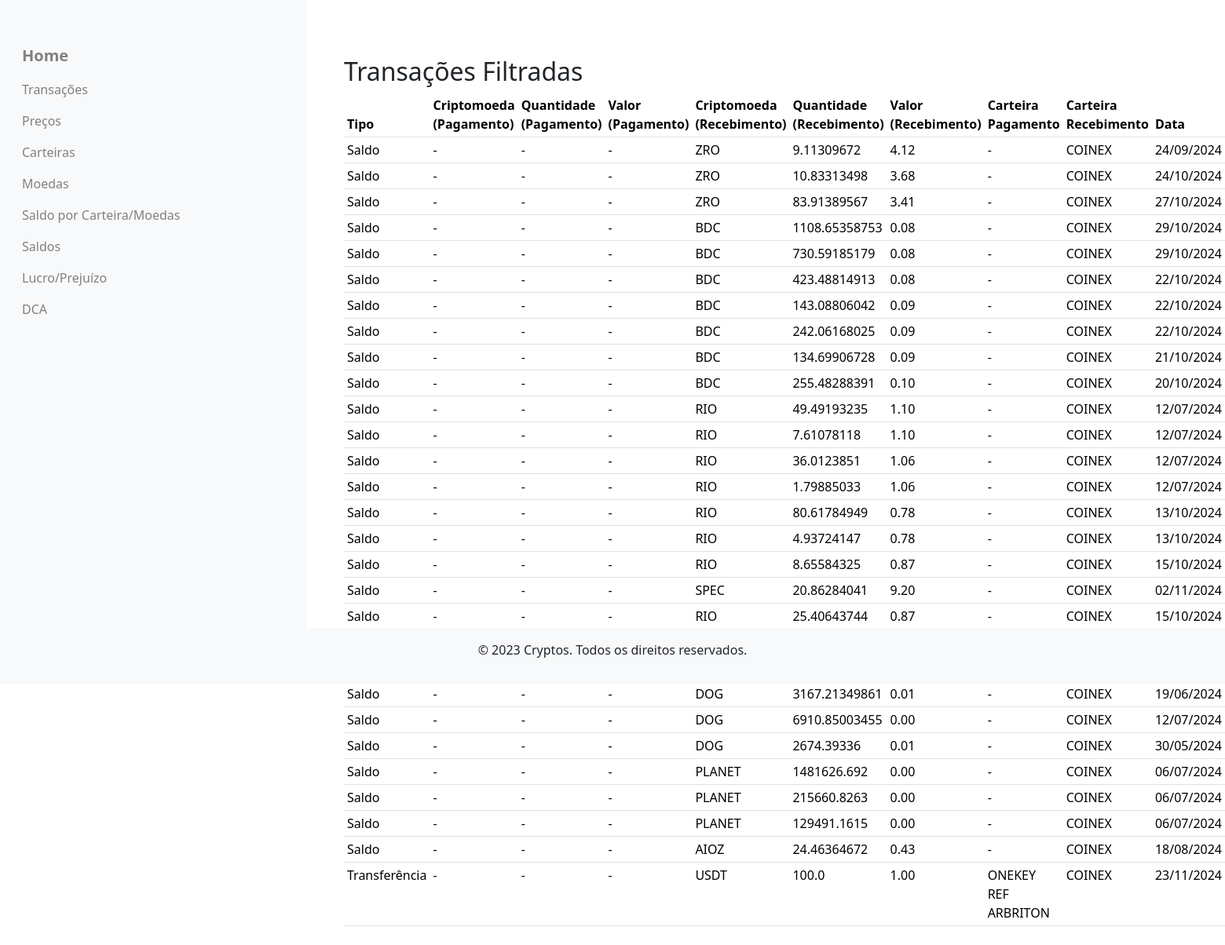
The app's page /filter_results?receiving_wallet_id=1 (signed in), older data.
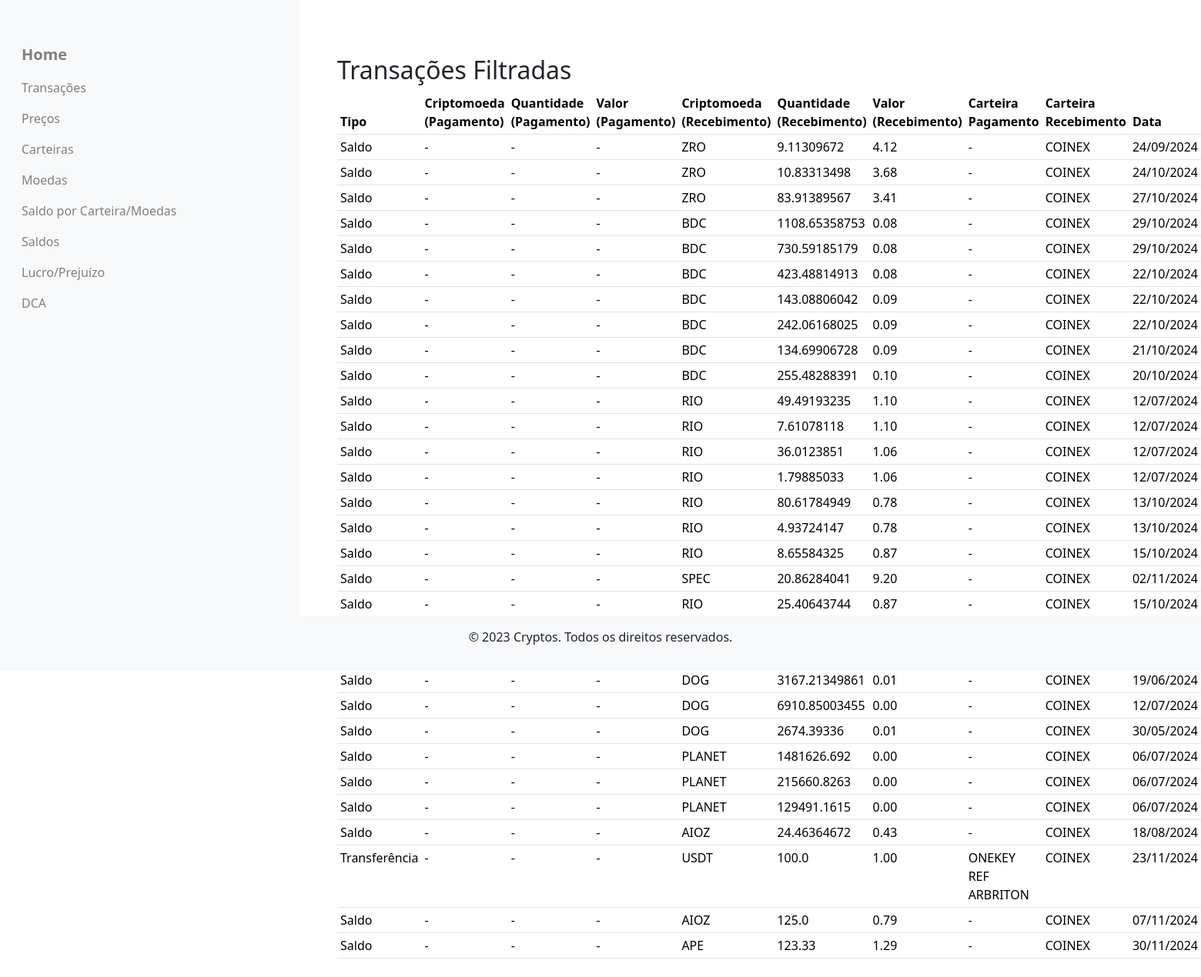
The same page, newer data.
### criptoControl/models.py (models this page shows)
class Transaction(db.Model):
    __tablename__ = 'transactions'
    transactions_id = db.Column(db.Integer, primary_key=True)
    transaction_type = db.Column(db.String, nullable=False)
    transaction_date = db.Column(db.Date, nullable=False, default=datetime.now)
    payment_wallet_id = db.Column(db.Integer, db.ForeignKey('wallets.wallet_id'), nullable=True)
    payment_wallet = db.relationship('Wallet', foreign_keys=[payment_wallet_id], backref='transactions')
    receiving_wallet_id = db.Column(db.Integer, db.ForeignKey('wallets.wallet_id'), nullable=True)
    receiving_wallet = db.relationship('Wallet', foreign_keys=[receiving_wallet_id], backref='received_transactions')
    crypto_payment_id = db.Column(db.Integer, db.ForeignKey('cryptocurrencies.crypto_id'), nullable=True)
    crypto_payment = db.relationship('Cryptocurrency', foreign_keys=[crypto_payment_id])
    crypto_payment_price = db.Column(db.Float, nullable=True)
    crypto_payment_quantity = db.Column(db.Float, nullable=True)
    total_paid = db.Column(db.Float, nullable=True)
    crypto_receive_id = db.Column(db.Integer, db.ForeignKey('cryptocurrencies.crypto_id'), nullable=True)
    crypto_receive = db.relationship('Cryptocurrency', foreign_keys=[crypto_receive_id])  # Corrigido para usar crypto_receive_id
    crypto_receive_price = db.Column(db.Float, nullable=True)
    crypto_receive_quantity = db.Column(db.Float, nullable=True)
    total_received = db.Column(db.Float, nullable=True)
    crypto_fee_id = db.Column(db.Integer, db.ForeignKey('cryptocurrencies.crypto_id'), nullable=True)
    crypto_fee = db.relationship('Cryptocurrency', foreign_keys=[crypto_fee_id])
    crypto_fee_price = db.Column(db.Float, nullable=True)
    crypto_fee_quantity = db.Column(db.Float, nullable=True)
    total_fee = db.Column(db.Float, nullable=True)

class Cryptocurrency(db.Model):
    __tablename__ = 'cryptocurrencies'
    crypto_id = db.Column(db.Integer, primary_key=True)
    crypto_name = db.Column(db.String, unique=True, nullable=False)
    crypto_symbol = db.Column(db.String, unique=True, nullable=False)
    crypto_status = db.Column(db.String(1), nullable=False, default='N')
    balances = db.relationship('WalletBalance', back_populates='cryptocurrency')
    """
    Representa uma criptomoeda no sistema.

    A classe Cryptocurrency mapeia para a tabela 'cryptocurrencies' no banco de dados e contém
    informações sobre as criptomoedas, incluindo nome, símbolo e status. Também define um relacionamento
    com a tabela 'WalletBalance', permitindo acessar os saldos das criptomoedas nas carteiras dos usuários.

    Atributos:
        crypto_id (int): Identificador único da criptomoeda (chave primária).
        crypto_name (str): Nome da criptomoeda (ex: Bitcoin, Ethereum).
        crypto_symbol (str): Símbolo da criptomoeda (ex: BTC, ETH).
        crypto_status (str): Status da criptomoeda ('N' para ativa, 'I' para inativa).
        balances (list): Relacionamento de um para muitos com a tabela 'wallet_balances',
                          representando os saldos da criptomoeda nas carteiras.

    Métodos:
        __repr__(self): Retorna uma representação legível do objeto Cryptocurrency, exibindo o nome e símbolo.
    """

class Wallet(db.Model):
    __tablename__ = 'wallets'  # Corrigido aqui para 'wallets'
    wallet_id = db.Column(db.Integer, primary_key=True)
    wallet_user_id = db.Column(db.Integer, db.ForeignKey('users.user_id'), nullable=False)
    wallet_name = db.Column(db.String, nullable=False)
    wallet_network = db.Column(db.String, nullable=False)
    wallet_status = db.Column(db.String(1), nullable=False, default='N' )
    balances = db.relationship('WalletBalance', back_populates='wallet')

### criptoControl/routes/views_databases.py (the view)
@views_db_bp.route('/filter_results', methods=['GET'])
@login_required
def filter_results():
    transaction_type = request.args.get('transaction_type')
    crypto_payment_id = request.args.get('crypto_payment_id')
    crypto_receive_id = request.args.get('crypto_receive_id')
    payment_wallet_id = request.args.get('payment_wallet_id')
    receiving_wallet_id = request.args.get('receiving_wallet_id')
    transaction_date = request.args.get('transaction_date')
    crypto_fee_id = request.args.get('crypto_fee_id')
    current_user_id = current_user.user_id
    PaymentCrypto = db.aliased(Cryptocurrency, name='payment_crypto')
    ReceiveCrypto = db.aliased(Cryptocurrency, name='receive_crypto')
    FeeCrypto = db.aliased(Cryptocurrency, name='fee_crypto')
    PaymentWallet = db.aliased(Wallet, name='payment_wallet')
    ReceiveWallet = db.aliased(Wallet, name='receive_wallet')
    query = db.session.query(Transaction, PaymentWallet, PaymentCrypto, ReceiveWallet, ReceiveCrypto, FeeCrypto).join(
        PaymentWallet, Transaction.payment_wallet_id == PaymentWallet.wallet_id, isouter=True
    ).join(
        PaymentCrypto, Transaction.crypto_payment_id == PaymentCrypto.crypto_id, isouter=True
    ).join(
        ReceiveWallet, Transaction.receiving_wallet_id == ReceiveWallet.wallet_id, isouter=True
    ).join(
        ReceiveCrypto, Transaction.crypto_receive_id == ReceiveCrypto.crypto_id, isouter=True
    ).join(
        FeeCrypto, Transaction.crypto_fee_id == FeeCrypto.crypto_id, isouter=True
    ).filter(
        (PaymentWallet.wallet_user_id == current_user_id) | (ReceiveWallet.wallet_user_id == current_user_id)
    )
    conditions = []
    if transaction_type:
        conditions.append(Transaction.transaction_type == transaction_type)
    if transaction_date:
        conditions.append(Transaction.transaction_date == transaction_date)
    crypto_conditions = []
    if crypto_payment_id:
        crypto_conditions.append(Transaction.crypto_payment_id == crypto_payment_id)
    if crypto_receive_id:
        crypto_conditions.append(Transaction.crypto_receive_id == crypto_receive_id)
    if crypto_fee_id:
        crypto_conditions.append(Transaction.crypto_fee_id == crypto_fee_id)
    wallet_conditions = []
    if payment_wallet_id:
        wallet_conditions.append(Transaction.payment_wallet_id == payment_wallet_id)
    if receiving_wallet_id:
        wallet_conditions.append(Transaction.receiving_wallet_id == receiving_wallet_id)
    if crypto_conditions:
        conditions.append(or_(*crypto_conditions))
    if wallet_conditions:
        conditions.append(or_(*wallet_conditions))
    if conditions:
        query = query.filter(and_(*conditions))
    transacoes_filtradas = query.all()
    return render_template('views_databases/transacoes_filtradas.html', transacoes=transacoes_filtradas)

### criptoControl/__init__.py (called while the page is built)
@login_manager.user_loader
def load_user(user_id):
    from criptoControl.models import User
    return User.query.get(int(user_id))

### criptoControl/templates/views_databases/transacoes_filtradas.html (shortened to what this page needs)
{% extends 'index.html' %}
{% block body %}
<div class="container m-4">
  <h2>Transações Filtradas</h2>
  <table class="table table-sm mb-2">
    <thead>
      <tr>
        <th>Tipo</th>
        <th>Criptomoeda (Pagamento)</th>
        <th>Quantidade (Pagamento)</th>
        <th>Valor (Pagamento)</th>
        <th>Criptomoeda (Recebimento)</th>
        <th>Quantidade (Recebimento)</th>
        <th>Valor (Recebimento)</th>
        <th>Carteira Pagamento</th>
        <th>Carteira Recebimento</th>
        <th>Data</th>
      </tr>
    </thead>
    <tbody>
      {% for transacao, pagamento_wallet, pagamento_crypto, recebimento_wallet, recebimento_crypto, fee_crypto in transacoes %}
      <tr>
        <td>{{ transacao.transaction_type }}</td>
        <td>{{ pagamento_crypto.crypto_symbol if pagamento_crypto else '-' }}</td>
        <td>{{ transacao.crypto_payment_quantity if transacao.crypto_payment_quantity is not none else '-' }}</td>
        <td>{{ "%.2f" | format(transacao.crypto_payment_price) if transacao.crypto_payment_price is not none else '-' }}</td>
        <td>{{ recebimento_crypto.crypto_symbol if recebimento_crypto else '-' }}</td>
        <td>{{ transacao.crypto_receive_quantity if transacao.crypto_receive_quantity is not none else '-' }}</td>
        <td>{{ "%.2f" | format(transacao.crypto_receive_price) if transacao.crypto_receive_price is not none else '-' }}</td>
        <td>{{ pagamento_wallet.wallet_name if pagamento_wallet else '-' }}</td>
        <td>{{ recebimento_wallet.wallet_name if recebimento_wallet else '-' }}</td>
        <td>{{ transacao.transaction_date.strftime('%d/%m/%Y') if transacao.transaction_date else '-' }}</td>
      </tr>
      {% endfor %}
    </tbody>
  </table>
</div>
{% endblock %}

### criptoControl/templates/index.html (shortened to what this page needs)
<!DOCTYPE html>
<html lang="pt-br">
<head>
  <link rel="stylesheet" href="{{ url_for('static', filename='css/style.css') }}">
  {{ bootstrap.load_css() }}
</head>
<body class="d-flex flex-column" style="height: 100vh;">
  <div class="container-fluid" style="height: 100%;">
    <div class="row" style="height: 100%;">
      <div class="col-3 bg-light p-0" style="height: 100vh; overflow-y: auto;">
        {% include 'navibar.html' %}
      </div>
      <div class="col-9 mt-5">
        {% block body %}{% endblock %}
      </div>
    </div>
  </div>
  <footer class="bg-light text-center fs-6 py-3 mt-auto">
    <p>&copy; 2023 Cryptos. Todos os direitos reservados.</p>
  </footer>
</body>
</html>

### criptoControl/templates/navibar.html
<nav class="nav">
  <div class="container-fluid container">
    <div id="navbarNav">
      <ul class="nav flex-column mt-5">
        <li class="nav-item">
          <a class="nav-link home-link active" aria-current="page" href="{{ url_for('main.index') }}">Home</a>
        </li>
        <li class="nav-item">
          <a class="nav-link active" aria-current="page" href="{{ url_for('transaction.transactions') }}">Transações</a>
        </li>
        <li class="nav-item">
          <a class="nav-link active" aria-current="page" href="{{ url_for('views.prices') }}">Preços</a>
        </li>
        <li class="nav-item">
          <a class="nav-link active" aria-current="page" href="{{ url_for('views.wallets') }}">Carteiras</a>
        </li>
        <li class="nav-item">
          <a class="nav-link active" aria-current="page" href="{{ url_for('views.cryptos') }}">Moedas</a>
        </li>
        <li class="nav-item">
          <a class="nav-link active" aria-current="page"
            href="{{ url_for('views.wallet_summary', payment_wallet_id=1) }}">Saldo por Carteira/Moedas</a>
        </li>
        <li class="nav-item">
          <a class="nav-link active" aria-current="page" href="{{ url_for('views.balance_wallet') }}">Saldos</a>
        </li>
        <li class="nav-item">
          <a class="nav-link active" aria-current="page" href="{{ url_for('views.lucro_prejuizo') }}">Lucro/Prejuízo</a>
        </li>
        <li class="nav-item">
          <a class="nav-link active" aria-current="page" href="{{ url_for('views.dca_compras') }}">DCA</a>
        </li>
      </ul>
    </div>
  </div>
</nav>

### criptoControl/static/css/style.css (style rules this page uses)
.nav-link.active { color: gray !important; }
.nav-link.home-link { font-size: 1.25rem; font-weight: bold; }

Row changes from the older to the newer data that the page shows:
added Transaction: crypto_symbol "-", crypto_payment_price "-", crypto_symbol "AIOZ", crypto_receive_price "0.79", wallet_name "-", wallet_name "COINEX"
added Transaction: crypto_symbol "-", crypto_payment_price "-", crypto_symbol "APE", crypto_receive_price "1.29", wallet_name "-", wallet_name "COINEX"
